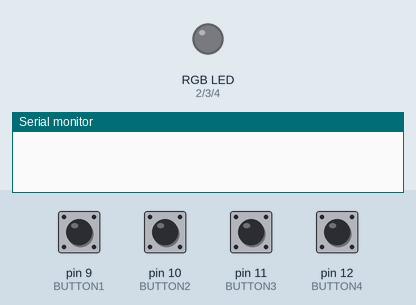
Bench run of a sketch on a simulated Arduino Uno, built with avr-gcc and run on an emulated ATmega328P. Parts: an RGB LED mixed from three pins (HIGH = lit), the last lines printed to the serial monitor. The inputs (shaded band) are chosen by the test bench; at power-on: pin 9 (BUTTON1), pin 10 (BUTTON2), pin 11 (BUTTON3), pin 12 (BUTTON4) HIGH. Dim RGB values are drawn brighter than linear.

Above: at 1.2 s.
1.3 s: pin 9 (BUTTON1) pulled LOW for 0.15 s
At 1.4 s:
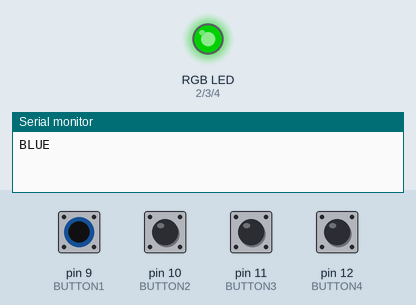
3.0 s: pin 10 (BUTTON2) pulled LOW for 0.15 s
At 3.1 s:
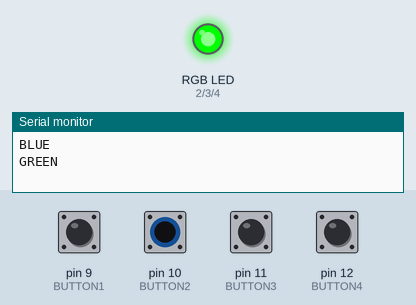
4.7 s: pin 11 (BUTTON3) pulled LOW for 0.15 s
At 4.8 s:
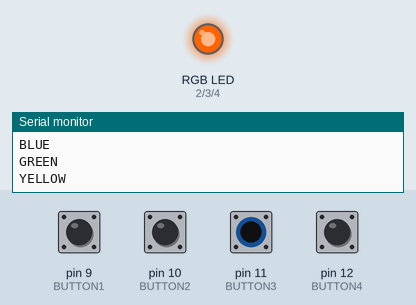
6.4 s: pin 12 (BUTTON4) pulled LOW for 0.15 s
At 6.5 s:
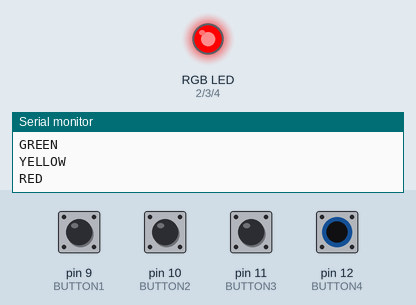
Timing chart, 0 to 9.1 s (numbered marks = the images above; inputs shaded):
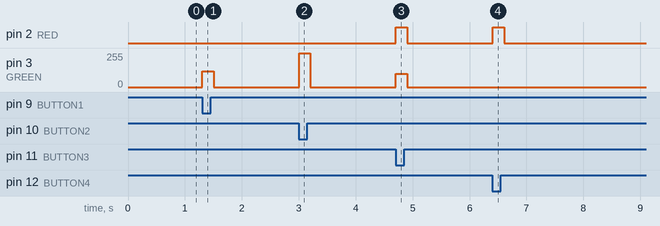

The sketch:

Anki_Controller_Projekt.ino
```cpp
const int BUTTON1 = 9;
const int BUTTON2 = 10;
const int BUTTON3 = 11;
const int BUTTON4 = 12;

const int RED = 2;
const int GREEN = 3;
const int BLUE = 4;

bool lastState[4] = {true, true, true, true};


void setup() {
pinMode(BUTTON1, INPUT_PULLUP);
pinMode(BUTTON2, INPUT_PULLUP);
pinMode(BUTTON3, INPUT_PULLUP);
pinMode(BUTTON4, INPUT_PULLUP);

pinMode(RED, OUTPUT);
pinMode(GREEN, OUTPUT);
pinMode(BLUE, OUTPUT);
Serial.begin(9600);
}

void loop() {

bool current1 = digitalRead(BUTTON1);
bool current2 = digitalRead(BUTTON2);
bool current3 = digitalRead(BUTTON3);
bool current4 = digitalRead(BUTTON4);

if (current1 == LOW && lastState[0] == true){
  Serial.println("BLUE");
  analogWrite(RED, 0);
  analogWrite(GREEN, 120);
  analogWrite(BLUE, 105);
  delay(200);
  analogWrite(RED, 0);
  analogWrite(GREEN, 0);
  analogWrite(BLUE, 0);
}

if (current2 == LOW && lastState[1] == true){
  Serial.println("GREEN");
  analogWrite(RED, 0);
  analogWrite(GREEN, 255);
  analogWrite(BLUE, 0);
  delay(200);
  analogWrite(RED, 0);
  analogWrite(GREEN, 0);
  analogWrite(BLUE, 0);
}

if (current3 == LOW && lastState[2] == true){
  Serial.println("YELLOW");
  analogWrite(RED, 200);
  analogWrite(GREEN, 100);
  analogWrite(BLUE, 0);
  delay(200);
  analogWrite(RED, 0);
  analogWrite(GREEN, 0);
  analogWrite(BLUE, 0);
}

if (current4 == LOW && lastState[3] == true){
  Serial.println("RED");
  analogWrite(RED, 255);
  analogWrite(GREEN, 0);
  analogWrite(BLUE, 0);
  delay(200);
  analogWrite(RED, 0);
  analogWrite(GREEN, 0);
  analogWrite(BLUE, 0);
}


lastState[0] = current1;
lastState[1] = current2;
lastState[2] = current3;
lastState[3] = current4;

delay(20);
}
```

Measured:
- after the input at 1.3 s, pin 3 (GREEN): 0/255 → 120/255 at once, → 0/255 0.20 s later
- after the input at 3.0 s, pin 3 (GREEN): 0/255 → 255/255 at once, → 0/255 0.20 s later
- after the input at 4.7 s, pin 2 (RED): LOW → HIGH at once, → LOW 0.20 s later; pin 3 (GREEN): 0/255 → 100/255 at once, → 0/255 0.20 s later
- after the input at 6.4 s, pin 2 (RED): LOW → HIGH at once, → LOW 0.20 s later
